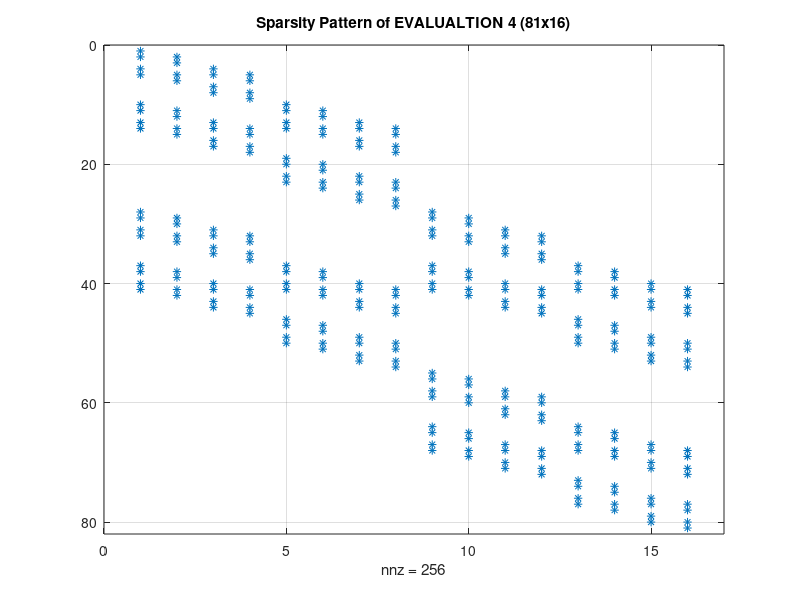
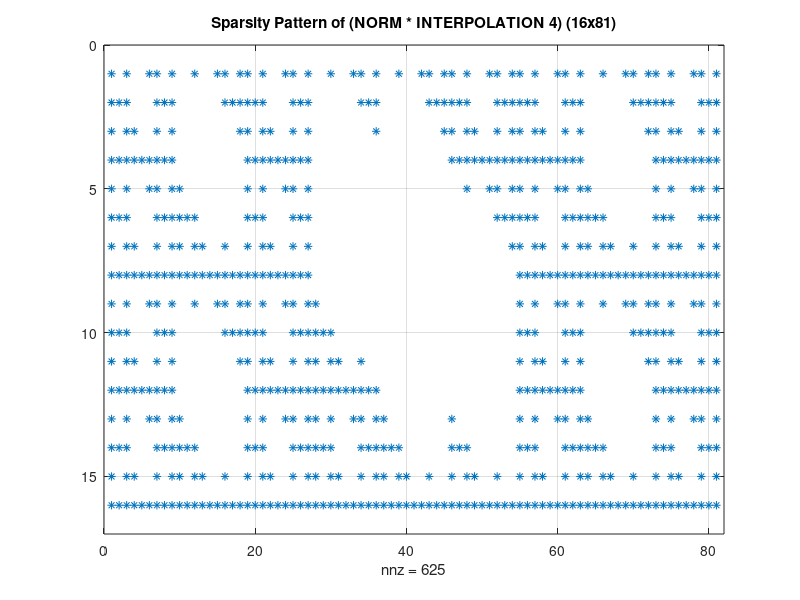

The MATLAB script that drew these images, in order: (Note: this script raises an error after producing the figures.)
clear
clc
close

%% Init
a = randi([1, 10], 16, 1);
b = randi([1, 10], 16, 1);

%% Evaluation
EVAL_1 = [1 0; 1 1; 0 1];
EVAL_2 = kron(EVAL_1, EVAL_1);
EVAL_4 = kron(EVAL_2, EVAL_2);

A = EVAL_4 * a;
B = EVAL_4 * b;

%% Element-wise Mult
C = A .* B;

%% Interpolation
INTERP_1 = [1 0 0; -1 1 -1; 0 0 1];

INTERP_2_temp = kron(INTERP_1, INTERP_1);
INTERP_2 = zeros(7,9);
INTERP_2(1:2,:) = INTERP_2_temp(1:2,:);
INTERP_2(3,:) = INTERP_2_temp(3,:) + INTERP_2_temp(4,:);
INTERP_2(4,:) = INTERP_2_temp(5,:);
INTERP_2(5,:) = INTERP_2_temp(6,:) + INTERP_2_temp(7,:);
INTERP_2(6:7,:) = INTERP_2_temp(8:9,:);

INTERP_3_temp = kron(INTERP_2, INTERP_1);
INTERP_3 = zeros(15, 27);
INTERP_3(1:2,:)    = INTERP_3_temp(1:2,:);
INTERP_3(3,:)      = INTERP_3_temp(3,:) + INTERP_3_temp(4,:);
INTERP_3(4,:)      = INTERP_3_temp(5,:);
INTERP_3(5,:)      = INTERP_3_temp(6,:) + INTERP_3_temp(7,:);
INTERP_3(6,:)      = INTERP_3_temp(8,:);
INTERP_3(7,:)      = INTERP_3_temp(9,:) + INTERP_3_temp(10,:);
INTERP_3(8,:)      = INTERP_3_temp(11,:);
INTERP_3(9,:)      = INTERP_3_temp(12,:) + INTERP_3_temp(13,:);
INTERP_3(10,:)     = INTERP_3_temp(14,:);
INTERP_3(11,:)     = INTERP_3_temp(15,:) + INTERP_3_temp(16,:);
INTERP_3(12,:)     = INTERP_3_temp(17,:);
INTERP_3(13,:)     = INTERP_3_temp(18,:) + INTERP_3_temp(19,:);
INTERP_3(14:15,:)  = INTERP_3_temp(20:21,:);

INTERP_4_temp = kron(INTERP_3, INTERP_1);
INTERP_4 = zeros(31, 81);
INTERP_4(1:2,:)    = INTERP_4_temp(1:2,:);
INTERP_4(3,:)      = INTERP_4_temp(3,:) + INTERP_4_temp(4,:);
INTERP_4(4,:)      = INTERP_4_temp(5,:);
INTERP_4(5,:)      = INTERP_4_temp(6,:) + INTERP_4_temp(7,:);
INTERP_4(6,:)      = INTERP_4_temp(8,:);
INTERP_4(7,:)      = INTERP_4_temp(9,:) + INTERP_4_temp(10,:);
INTERP_4(8,:)      = INTERP_4_temp(11,:);
INTERP_4(9,:)      = INTERP_4_temp(12,:) + INTERP_4_temp(13,:);
INTERP_4(10,:)     = INTERP_4_temp(14,:);
INTERP_4(11,:)     = INTERP_4_temp(15,:) + INTERP_4_temp(16,:);
INTERP_4(12,:)     = INTERP_4_temp(17,:);
INTERP_4(13,:)     = INTERP_4_temp(18,:) + INTERP_4_temp(19,:);
INTERP_4(14,:)     = INTERP_4_temp(20,:);
INTERP_4(15,:)     = INTERP_4_temp(21,:) + INTERP_4_temp(22,:);
INTERP_4(16,:)     = INTERP_4_temp(23,:);
INTERP_4(17,:)     = INTERP_4_temp(24,:) + INTERP_4_temp(25,:);
INTERP_4(18,:)     = INTERP_4_temp(26,:);
INTERP_4(19,:)     = INTERP_4_temp(27,:) + INTERP_4_temp(28,:);
INTERP_4(20,:)     = INTERP_4_temp(29,:);
INTERP_4(21,:)     = INTERP_4_temp(30,:) + INTERP_4_temp(31,:);
INTERP_4(22,:)     = INTERP_4_temp(32,:);
INTERP_4(23,:)     = INTERP_4_temp(33,:) + INTERP_4_temp(34,:);
INTERP_4(24,:)     = INTERP_4_temp(35,:);
INTERP_4(25,:)     = INTERP_4_temp(36,:) + INTERP_4_temp(37,:);
INTERP_4(26,:)     = INTERP_4_temp(38,:);
INTERP_4(27,:)     = INTERP_4_temp(39,:) + INTERP_4_temp(40,:);
INTERP_4(28,:)     = INTERP_4_temp(41,:);
INTERP_4(29,:)     = INTERP_4_temp(42,:) + INTERP_4_temp(43,:);
INTERP_4(30:31,:)  = INTERP_4_temp(44:45,:);

% c_temp = INTERP_4 * C;

%% Normalization
NORM = eye(16,31);
NORM(1:15,17:31) = NORM(1:15,17:31) - eye(15,15);
% c = NORM * c_temp;
POSTprocess = NORM*INTERP_4;
c = POSTprocess * C;

%% Verification
ref = conv(a,b);
c_ref = NORM * ref;

fprintf('c = \n');
disp(c');
fprintf('c_ref = \n');
disp(c_ref');

if isequal(c, c_ref)
    disp('Verification Passed');
else
    disp('Verification Failed');
end
fprintf('\n');

%% Sparse Matrix Analysis
figure('Name','Sparsity Pattern of EVAL_4');
spy(EVAL_4);
title('Sparsity Pattern of EVALUALTION 4 (81x16)');
grid on;

figure('Name','Sparsity Pattern of (NORM*INTERP)_4');
spy(POSTprocess);
title('Sparsity Pattern of (NORM * INTERPOLATION 4) (16x81)');
grid on;

%% Row-wise Nonzero Distribution Analysis
eval_row_nnz = sum(EVAL_4 ~= 0, 2); % 按行求和
figure('Name','Row-wise Nonzero Distribution of EVAL_4');
histogram(eval_row_nnz, 'BinMethod','integers', 'FaceColor',[0.2 0.6 0.9]);
xlabel('Number of Nonzeros per Row');
ylabel('Row Count');
title(sprintf('Distribution (Mean=%.1f, Max=%d)', mean(eval_row_nnz), max(eval_row_nnz)));
xticks(0:max(eval_row_nnz)); 
grid on;
text(0.7*max(eval_row_nnz), 0.8*max(ylim), ...
    sprintf('Total Rows: %d\nStd Dev: %.2f', size(EVAL_4,1), std(eval_row_nnz)),...
    'FontSize',10);

post_row_nnz = sum(POSTprocess ~= 0, 2); % 按行求和
figure('Name','Row-wise Nonzero Distribution of (NORM*INTERP)_4');
histogram(post_row_nnz, 'BinMethod','integers', 'FaceColor',[0.2 0.6 0.9]);
xlabel('Number of Nonzeros per Row');
ylabel('Row Count');
title(sprintf('Distribution (Mean=%.1f, Max=%d)', mean(post_row_nnz), max(post_row_nnz)));
xticks(0:max(post_row_nnz)); 
grid on;
text(0.7*max(post_row_nnz), 0.8*max(ylim), ...
    sprintf('Total Rows: %d\nStd Dev: %.2f', size(EVAL_4,1), std(post_row_nnz)),...
    'FontSize',10);


%% EVALUATION Analysis
disp('-------- EVALUATION 4 (81x16) --------');
eval_row_counts = sum(EVAL_4 == 1, 2);
[eval_row_idx, eval_col_idx] = find(EVAL_4 == 1);
eval_positions = accumarray(eval_row_idx, eval_col_idx, [size(EVAL_4,1), 1], @(x){x});
for i = 1 : size(EVAL_4,1)
    fprintf('Row %d: %d ones at columns %s\n',...
        i-1, eval_row_counts(i), mat2str(eval_positions{i}-1));
end
fprintf("\n");

%% INTERPOLATION Analysis
disp('-------- NORM * INTERPOLATION 4 (16x81) --------');
interp_row_counts = sum(POSTprocess ~= 0, 2);
[interp_row_idx, interp_col_idx] = find(POSTprocess ~= 0);
interp_positions = accumarray(interp_row_idx, interp_col_idx, [size(POSTprocess,1), 1], @(x){x});
for i = 1 : size(POSTprocess,1)
    fprintf('Row %d: %d ones at columns %s\n',...
        i-1, interp_row_counts(i), mat2str(interp_positions{i}-1));
end
